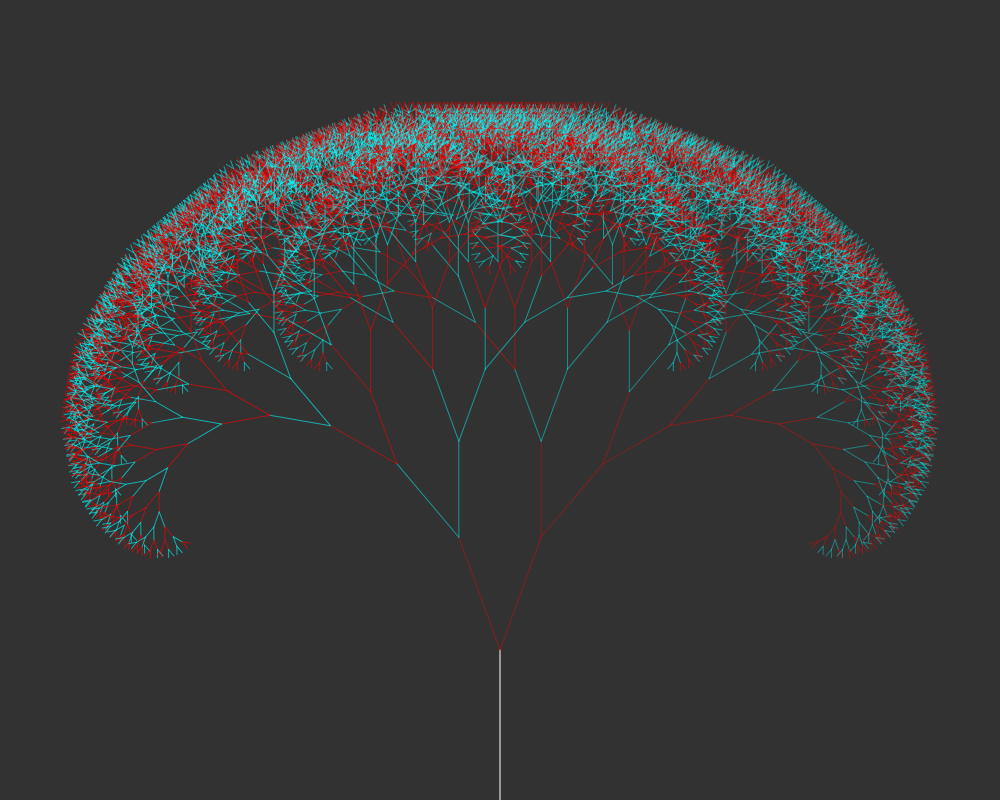
Frame 1 (no input)
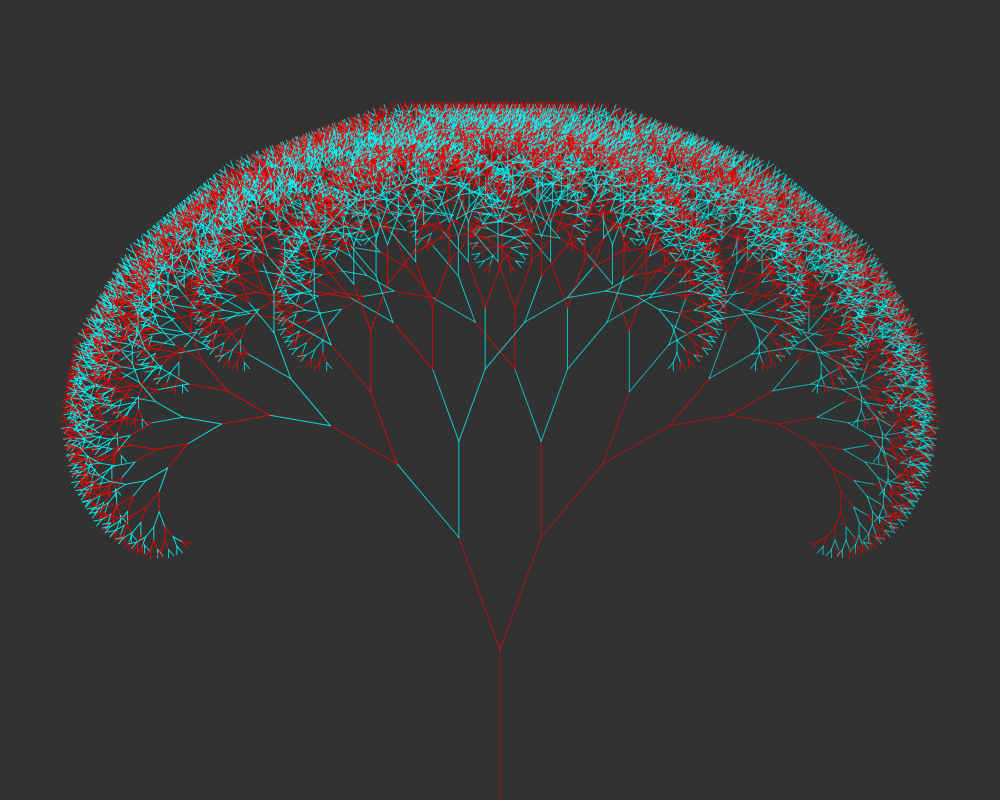
Frame 2 (the mouse pressed at the canvas centre, redrawn once)

The p5.js sketch that drew these frames (run headless with seeded random() and noise() and a simulated clock; the mouse was pressed at the canvas centre and the sketch redrawn once):

// p5.js sketch
// ── sketch.js
var angle = 0;
var slider;
var mul = 0.8
var i = 0;
var count = 0

function setup() {
	createCanvas(1000, 800);
	stroke(255);
	slider = createSlider(0, TWO_PI, radians(20), 0.01);
}

function draw() {
    angle = slider.value();
    console.log(degrees(angle))

	background(50);
    translate(width/2, height);

    drawBranch(150);
    noLoop()
}


function drawBranch(len) {
	line(0, 0, 0, -len);
	translate(0, -len);

    // branch color
    if (count % 2 == 0) {
        stroke(255, 0, 0, 100 + count/300)
    } else {
        stroke(0, 255, 255, 100 + count/300)
    }

	if (len > 10) {
		// right
		push(); // save
			rotate(angle);
            drawBranch(len * mul);
            count++
		pop(); // restore

		// left
		push(); // save
			rotate(-angle);
            drawBranch(len * mul);
            count++
		pop(); // restore
	}
}
